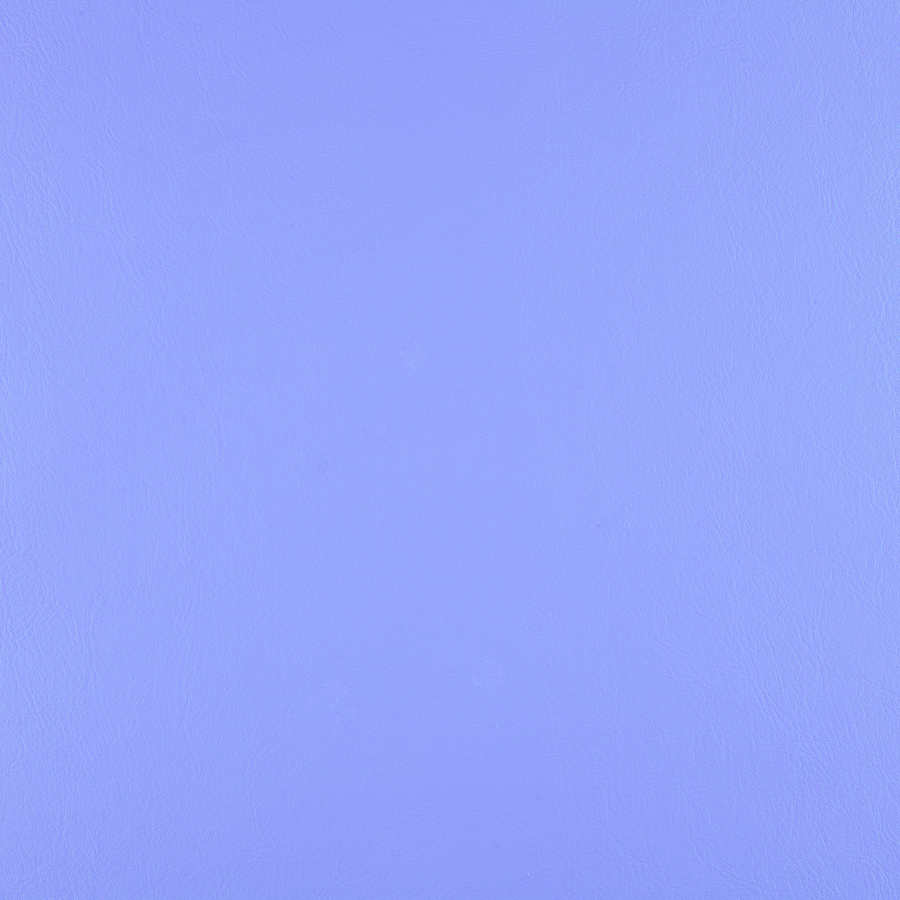
#> input picture Colors/blue_color.jpg, 900 x 900 px; its folder holds only this picture in this run
$ python Evaluation_color_threshold.py
#> lines starting #> are read from the running program, lines starting #| are printed output that depends on the picture
#> further down, image is the input picture: shape (900, 900, 3); mean B, G, R 251.3, 165.3, 149.5
import numpy as np
import os
import cv2
import imutils


def mean(image):
    b,g,r = cv2.split(image)
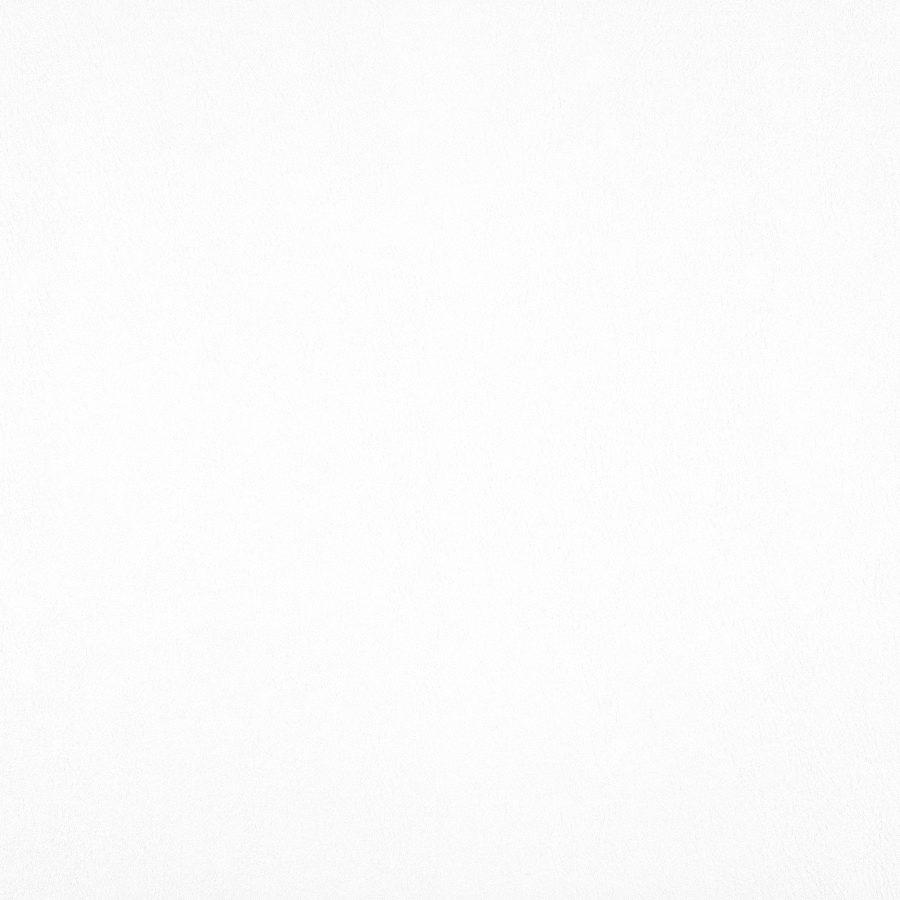
#> b: shape (900, 900); min 230, max 255, mean 251.3
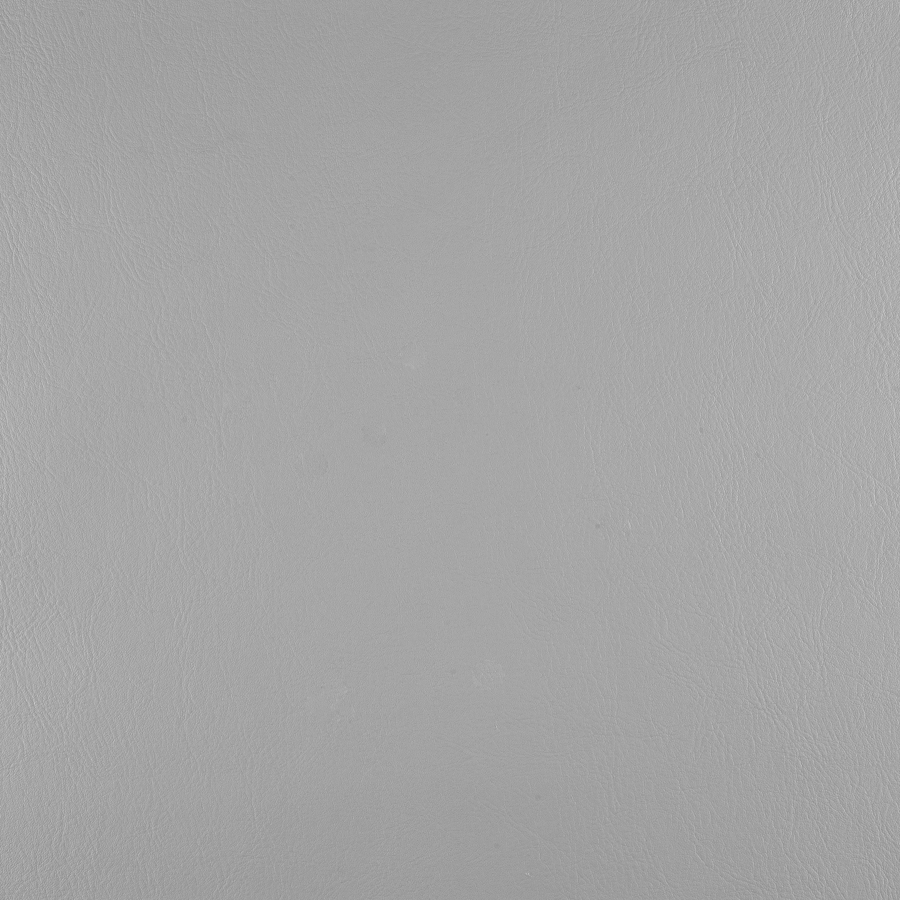
#> g: shape (900, 900); min 139, max 205, mean 165.3
    mean_r = int(np.mean(r))
#> mean_r = 149
    mean_g = int(np.mean(g))
#> mean_g = 165
    mean_b = int(np.mean(b))
#> mean_b = 251

    if (mean_r >= mean_g) and (mean_r >= mean_b):
        return "R",mean_r,mean_g,mean_b
    if (mean_g >= mean_b) and (mean_g >= mean_r):
        return "G",mean_r,mean_g,mean_b
    if (mean_b >= mean_g) and (mean_b >= mean_r):
        return "B",mean_r,mean_g,mean_b

path = "../Colors"
for i in os.listdir(path):
    size_patch = 32
    image = cv2.imread(os.path.join(path,i))

    color_main, color_mean_r, color_mean_g, color_mean_b = mean(image)
#> color_main = 'B'; color_mean_r = 149; color_mean_g = 165; color_mean_b = 251

    x,y,z = image.shape
#> x = 900; y = 900; z = 3
    n_var = ((size_patch**2)*3)+3
    last_ = (size_patch**2)*3

    patch_temp = np.reshape([0 for _ in range(last_)],(size_patch,size_patch,3)).astype(np.uint8)
    x_max,y_max,_ = imutils.rotate_bound(patch_temp,45).shape

    add_main = None
    if color_main == "R":
        channel_c = 3
        add_main = min(color_mean_r,max(color_mean_b,color_mean_g)+ 50)
    if color_main == "G":
        channel_c = 2
        add_main = min(color_mean_g,max(color_mean_b,color_mean_r)+ 50)
    if color_main == "B":
        channel_c = 1
        add_main = min(color_mean_b,max(color_mean_r,color_mean_g)+ 50)
#> add_main = 215


    x_l = [add_main if (((i+1)%3)-channel_c)%3==0 else 0 for i in range(n_var)]
#> x_l = 3075 values, max 215 at index 0, min 0 at index 1, mean 71.67
    x_l[-1] = 0
    x_l[-2] = 0
    x_l[-3] = 0
    x_u = []
    for i in range(n_var):
        if i == (last_):
            x_u.append(x-x_max)
        if i == (last_+1):
            x_u.append(y-y_max)
        if i == (last_+2):
            x_u.append(360)
        if (i < last_):
            if (((i+1)%3)-channel_c)%3==0:
                x_u.append(255)
            else:
                if (((i+1)%3)-1)%3==0:
                    x_u.append(color_mean_b+20)
                if (((i+1)%3)-2)%3==0:
                    x_u.append(color_mean_g+20)
                if (((i+1)%3)-3)%3==0:
                    x_u.append(color_mean_r+20)
#> after the loop, x_u = 3075 values, max 855 at index 3072, min 169 at index 2, mean 203.5
